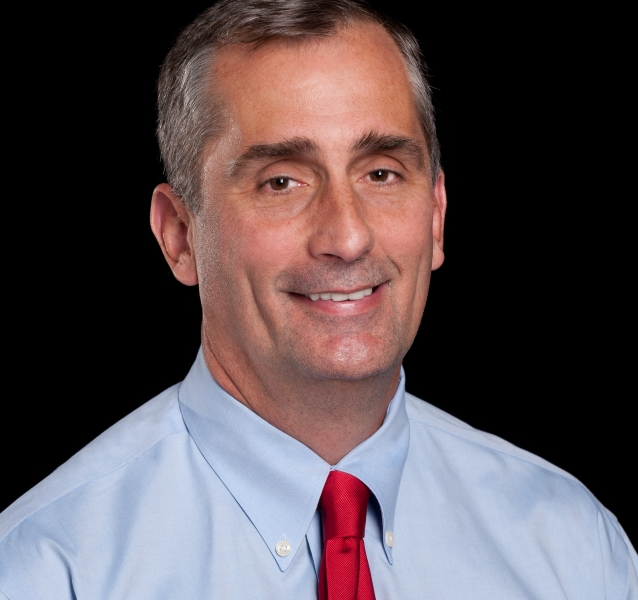
#> input picture images/ceo.jpg, 638 x 600 px
$ jupyter execute 2_edge_detection.ipynb   (shell and % lines are left out)   (older library calls are emulated)
#> lines starting #> are read from the running program, lines starting #| are printed output that depends on the picture
# [OpenCV-Python Tutorial] Edge Detection

In this tutorial, we will find edges using Sobel operator(`cv2.Sobel()`) and Canny edge detector(`cv2.Canny()`).

---

[cell 1]
import numpy as np
import cv2 # OpenCV-Python
import matplotlib.pyplot as plt

[cell 2]
# Here are a couple of images options for you to test
file = "images/ceo.jpg"
#file = "images/factory.jpg"
#file = "images/shelves.jpg"
#file = "images/line.jpg"
input_image = cv2.imread(file, cv2.IMREAD_GRAYSCALE)  # input_image: 2-dim array
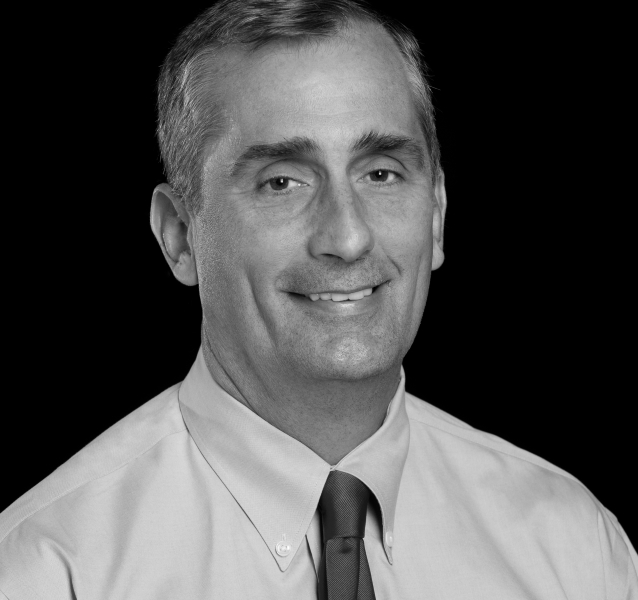
#> input_image: shape (600, 638); min 0, max 254, mean 81.8
print('dtype: ' + str(input_image.dtype))
#| dtype: uint8
print('shape: ' + str(input_image.shape))
#| shape: (600, 638)

plt.figure(figsize=(15, 15))
plt.imshow(input_image, cmap='gray')  # Make sure that the plot is drawn in grayscale

---

## 1. Edge detection with sobel operator

`dst = cv2.Sobel(src, ddepth, dx, dy, ksize=3, scale=1.0)`

- `src`: input image
- `ddepth`: output image depth
- `dx`: order of the derivative x
- `dy`: order of the derivative y
- `ksize`: size of the extended Sobel kernel; it must be 1, 3, 5, or 7
- `scale`: optional scale factor for the computed derivative values

[cell 3]
ddepth = cv2.CV_64F  # 64-bit float output
dx = 1  # First-order derivative in x-direction
dy = 0  # NO derivative in y-direction
sobelx = cv2.Sobel(input_image, ddepth, dx, dy)
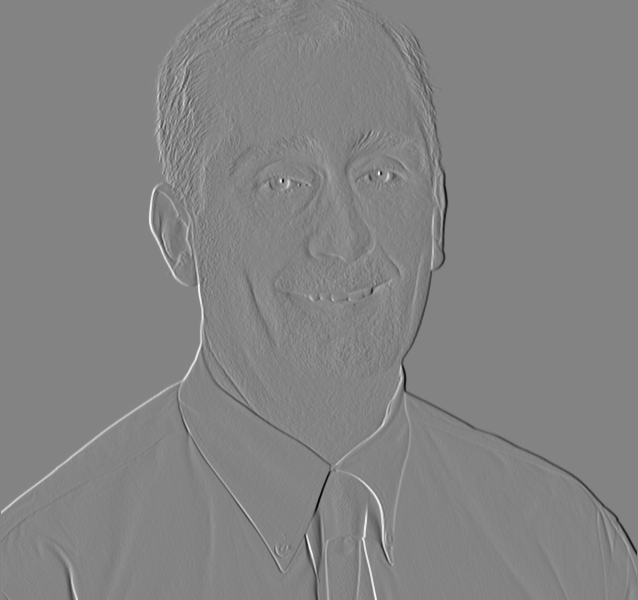
#> sobelx: shape (600, 638) float64; min -719, max 671, mean -0.1; drawn with min black and max white

plt.figure(figsize=(8, 6))
plt.imshow(sobelx, cmap='gray')

[cell 4]
# sobel operations and its magnitudes
sobelx = cv2.Sobel(input_image, cv2.CV_64F, 1, 0)
sobely = cv2.Sobel(input_image, cv2.CV_64F, 0, 1)
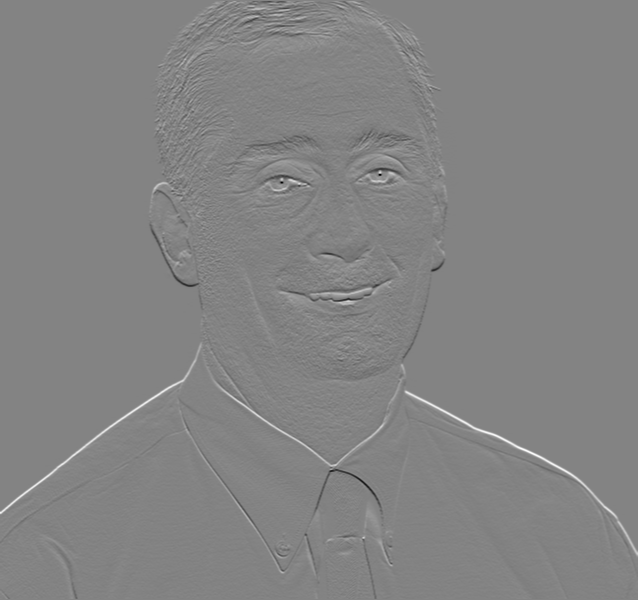
#> sobely: shape (600, 638) float64; min -660, max 623, mean 2.3; drawn with min black and max white
sobel = cv2.sqrt(cv2.addWeighted(cv2.pow(sobelx, 2.0), 1.0, cv2.pow(sobely, 2.0), 1.0, 0.0))
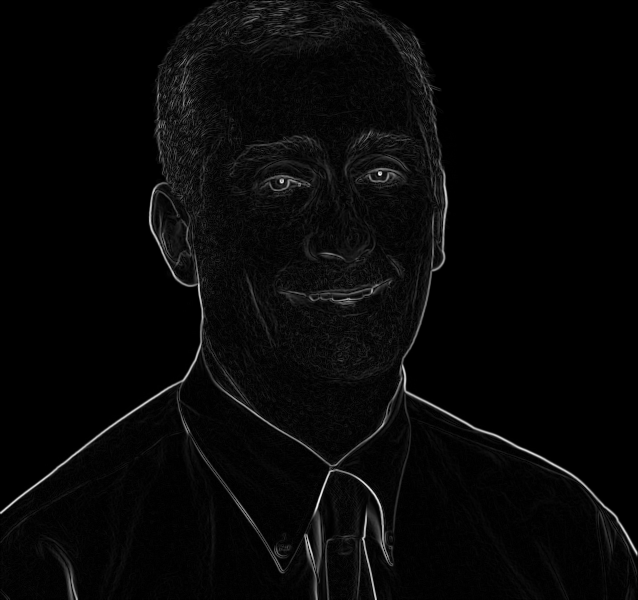
#> sobel: shape (600, 638) float64; min 0, max 781.5, mean 23.1; drawn with min black and max white

plt.figure(figsize=(18, 18));
plt.subplot(2, 2, 1); plt.title('Input image'); plt.axis('off');
plt.imshow(input_image, cmap='gray');
plt.subplot(2, 2, 2); plt.title('Sobel x operation'); plt.axis('off');
plt.imshow(cv2.absdiff(sobelx, 0.0), cmap='gray')
plt.subplot(2, 2, 3); plt.title('Sobel y operation'); plt.axis('off');
plt.imshow(cv2.absdiff(sobely, 0.0), cmap='gray');
plt.subplot(2, 2, 4); plt.title('Sobel intensity'); plt.axis('off');
plt.imshow(sobel, cmap='gray');
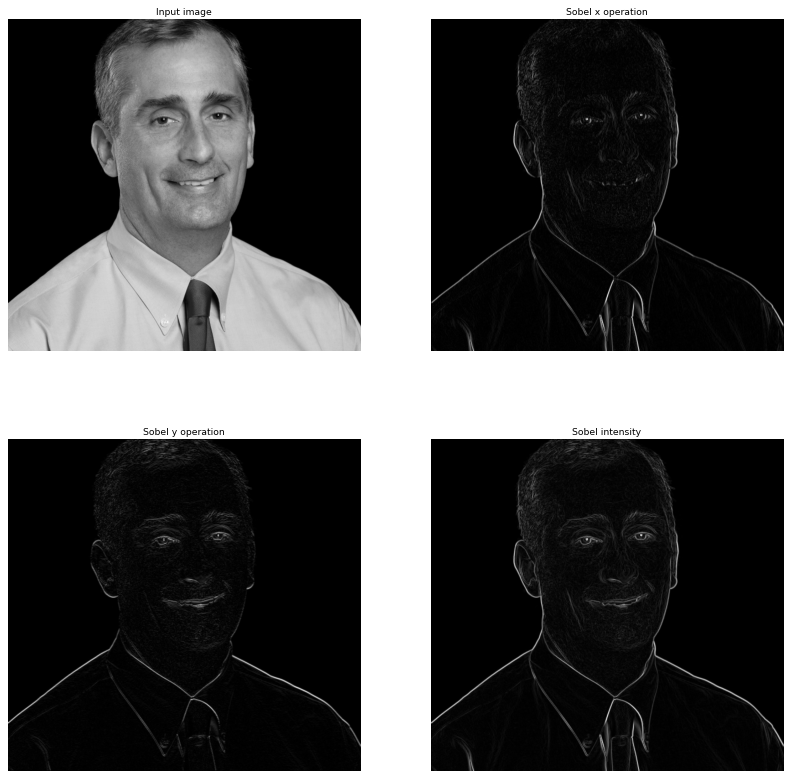
#> figure drawn by matplotlib, 4 panels

---

## 2. Canny Edge Detection

`edges = cv2.Canny(image, threshold1, threshold2, apatureSize=3, L2gradient=False)`

- `image`: 8-bit grayscale input image
- `threshold1`/`threshold2`: thresholds for the hysteresis procedure
- `apertureSize`: aperture size for the `Sobel()` operator
- `L2gradient`: A flag. `True` to use $L_2$-norm of gradients. $L_1$-norm for `False`

[cell 5]
# Canny edge detection
threshold1 = 100
threshold2 = 200
canny = cv2.Canny(input_image, threshold1, threshold2)
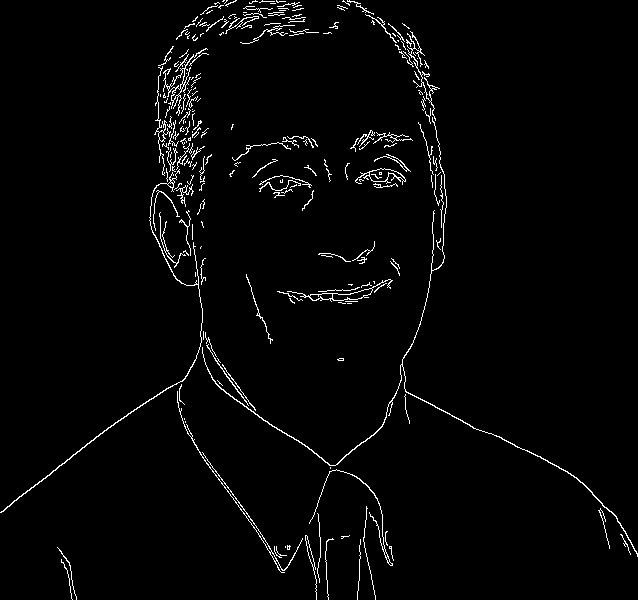
#> canny: shape (600, 638); 2.3% white in thin lines or dots
plt.figure(figsize=(8, 6))
plt.imshow(canny, cmap='gray')

[cell 6]
# Edge detections with the various thresholds
canny1 = cv2.Canny(input_image, 50, 150)
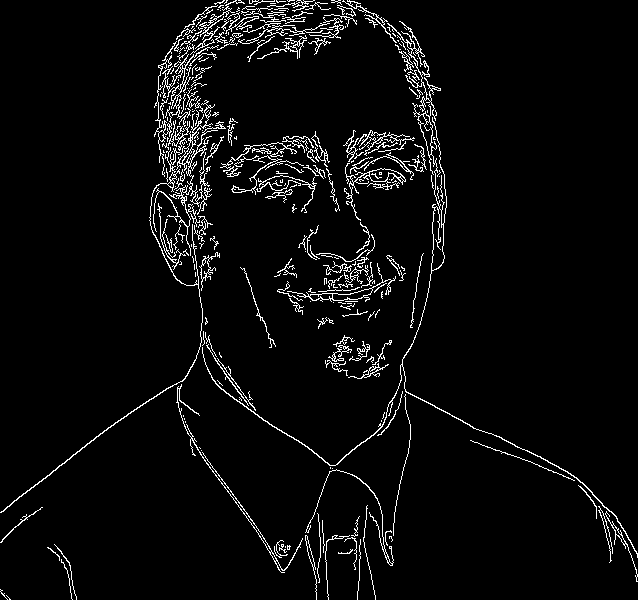
#> canny1: shape (600, 638); 4.3% white in thin lines or dots
canny2 = cv2.Canny(input_image, 100, 200)
canny3 = cv2.Canny(input_image, 150, 250)
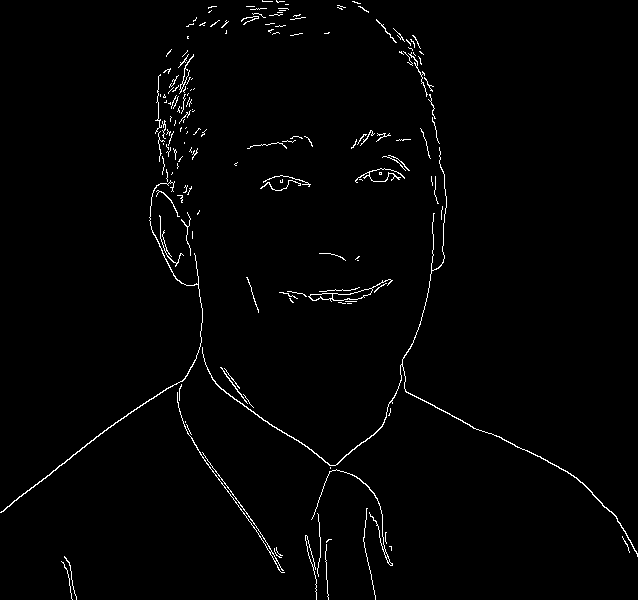
#> canny3: shape (600, 638); 1.5% white in thin lines or dots

plt.figure(figsize=(18, 18));
plt.subplot(1, 3, 1); plt.title('Canny 50/150'); plt.axis('off');
plt.imshow(canny1, cmap='gray');
plt.subplot(1, 3, 2); plt.title('Canny 100/200'); plt.axis('off');
plt.imshow(canny2, cmap='gray');
plt.subplot(1, 3, 3); plt.title('Canny 150/250'); plt.axis('off');
plt.imshow(canny3, cmap='gray');

---

## Practice: Edge Detection

Find edges of the image below using **Canny edge detector**.
- Convert the input image into grayscale.
- You can choose appropriate values of the hysteresys thresholds.
- Set `cmap='gray'` when display using `plt.imshow()`.

Here's the input and a sample output

[cell 7]
# Here's the input image
image = cv2.imread('images/ceo.jpg', cv2.IMREAD_COLOR)
#> image is the input picture: shape (600, 638, 3); mean B, G, R 81.5, 77.6, 90.3

# Write the code to find edges using cv2.Canny() method.
# ============ YOUR CODE HERE ============
output = np.zeros((360, 480), np.uint8)  # DUMMY
# ========================================
canny2 = cv2.Canny(input_image, 100, 200)

plt.figure(figsize=(20, 10));
plt.subplot(1, 2, 1); plt.title('Input image'); plt.axis('off');
plt.imshow(cv2.cvtColor(image, cv2.COLOR_BGR2RGB));
plt.subplot(1, 2, 2); plt.title('Output'); plt.axis('off');
# ======= DISPLAY YOUR OUTPUT HERE =======
plt.imshow(output, cmap='gray');  # DUMMY
# ========================================
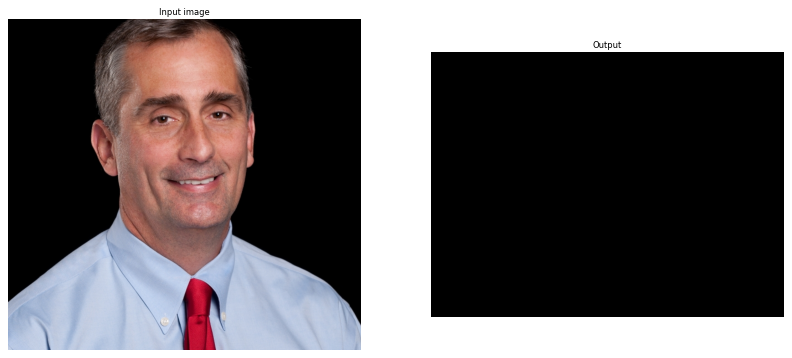
#> figure drawn by matplotlib, 2 panels

$ run again, with images/line.jpg copied over images/ceo.jpg
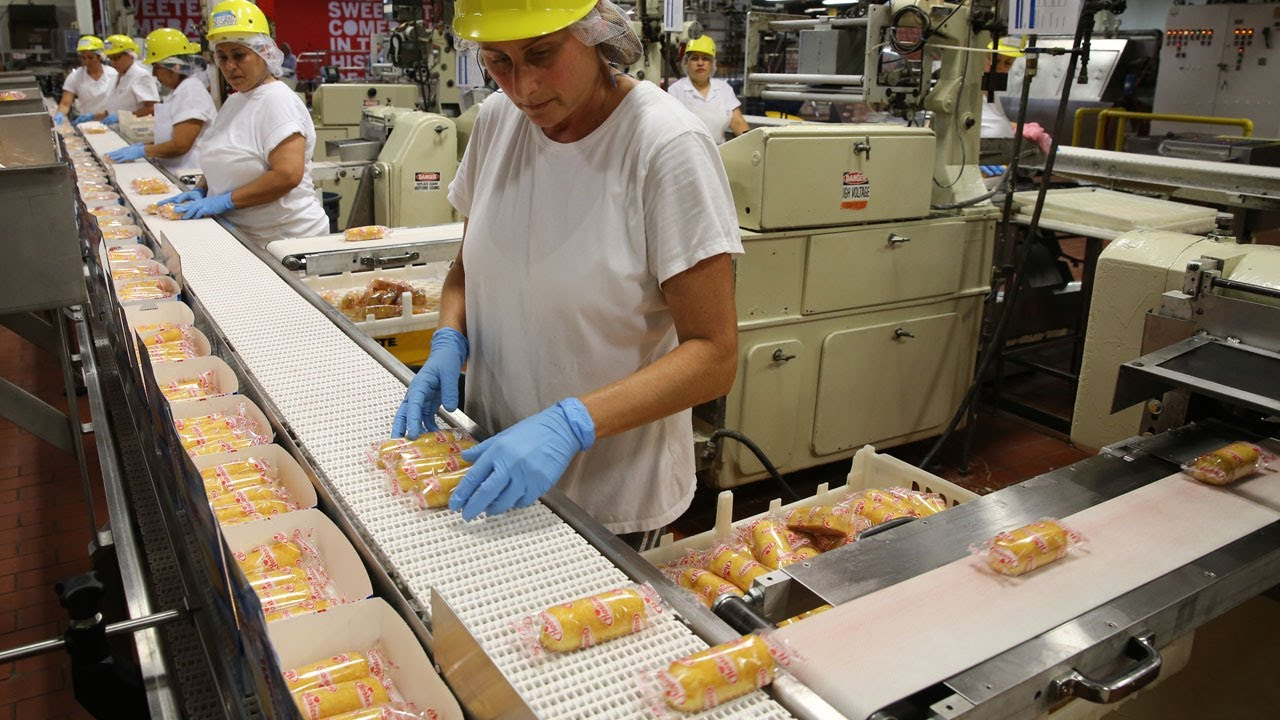
#> input picture images/line.jpg, 1280 x 720 px
#| dtype: uint8
#| shape: (720, 1280)
#> `canny = cv2.Canny(input_image, threshold1, threshold2)`:
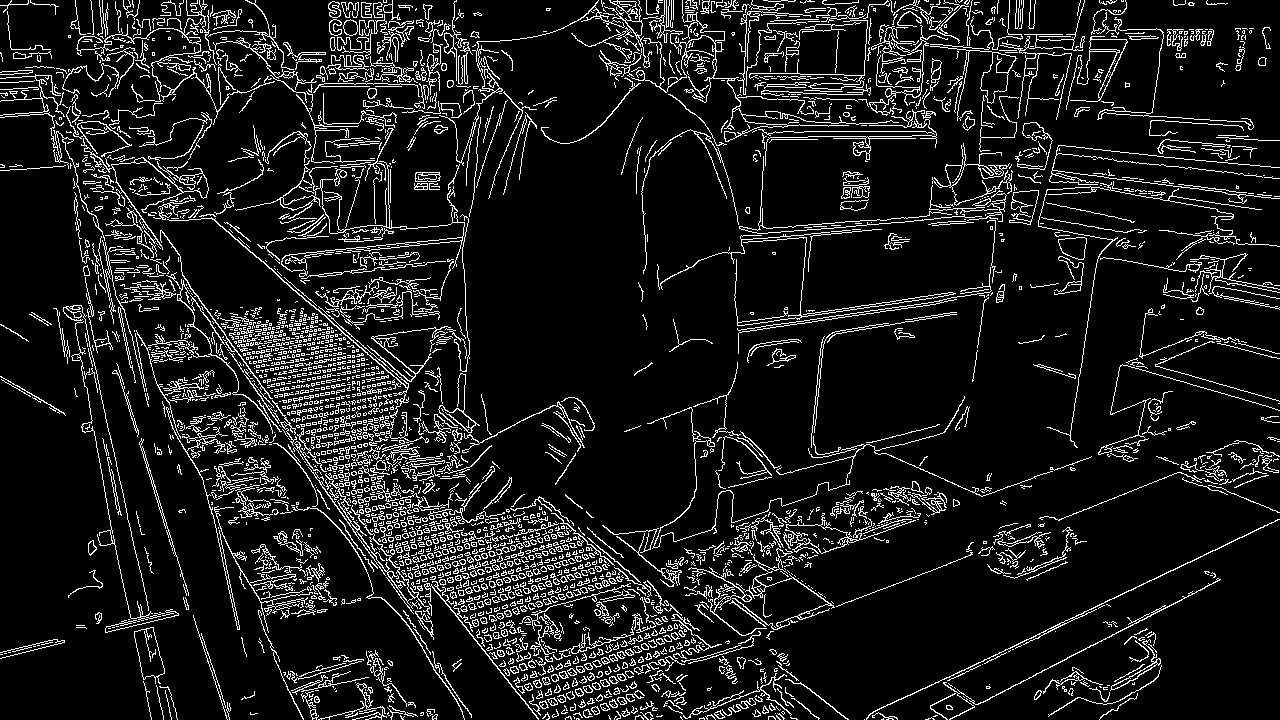
#> canny: shape (720, 1280); 10.3% white in thin lines or dots
#> canny1: shape (720, 1280); 13.3% white in thin lines or dots
#> canny3: shape (720, 1280); 7.7% white in thin lines or dots
#> image is the input picture: shape (720, 1280, 3); mean B, G, R 97.1, 114.9, 127.6
#> `[cell 7] # Here's the input image image = cv2.imread('images/ceo.jpg',..`:
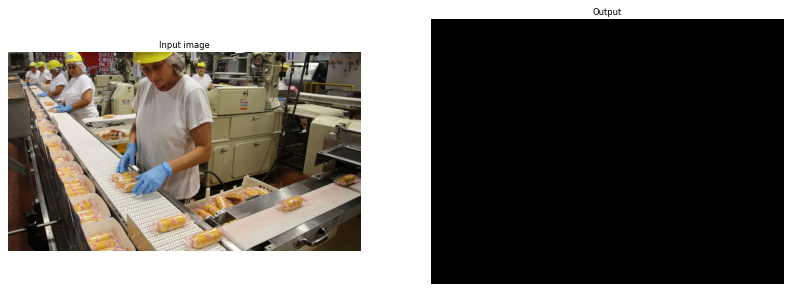
#> figure drawn by matplotlib, 2 panels
